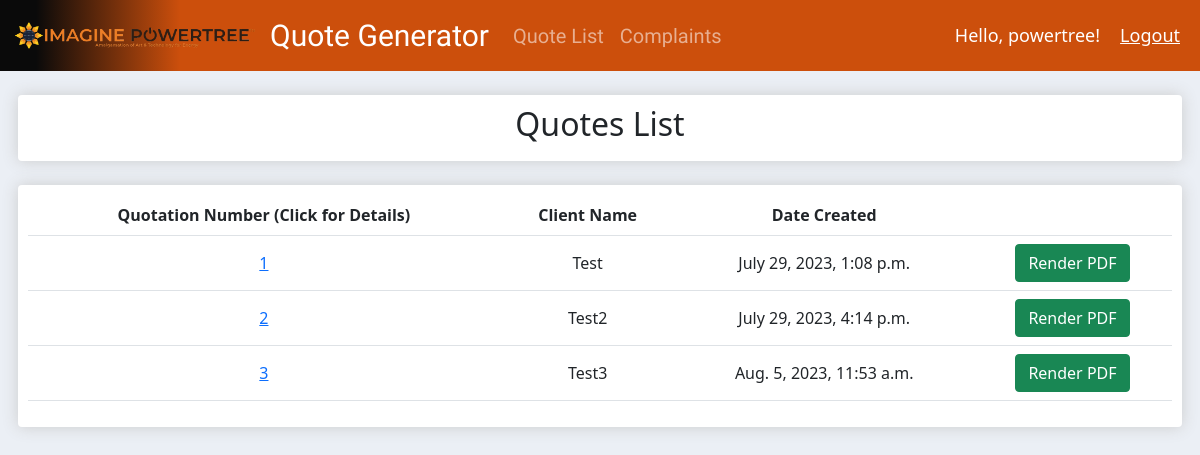
Before: /quotelist/ (signed in) with the older database file.
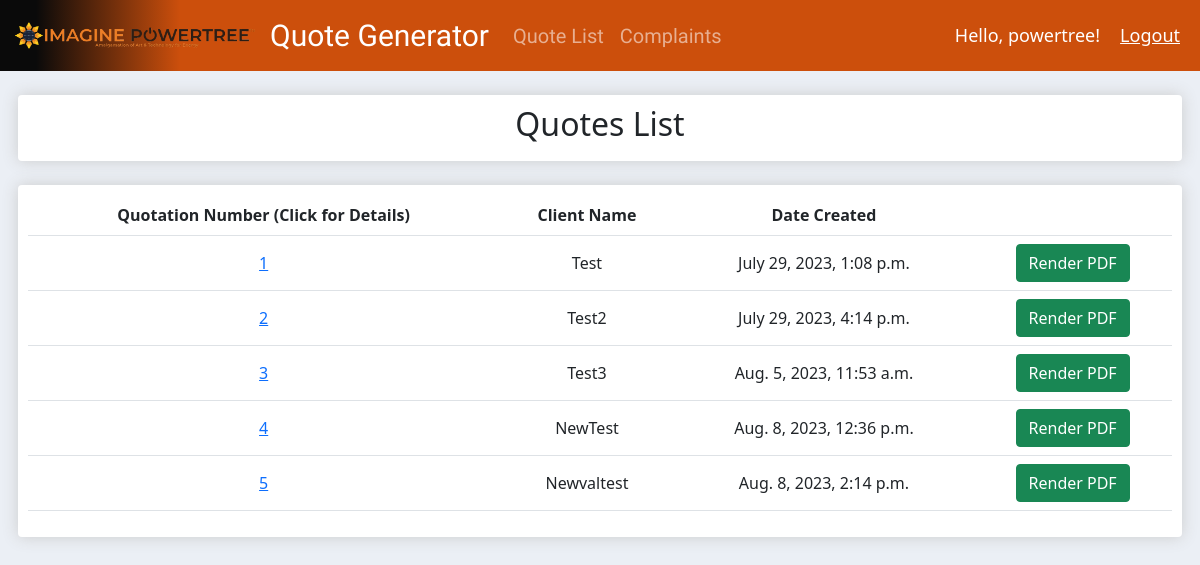
After: the same page with the newer database file.
### quoteform/models.py (models this page shows, shortened)
class QuoteDetails(models.Model):
    TREESYSTEMS = (
        ('Solar Rooftop System', 'Solar Rooftop System'),
        ('Solar Gazebo System', 'Solar Gazebo System'),
        ('Solar Hybrid System', 'Solar Hybrid System'),
    )
    MODULES = (
        ('Mono Bifacial - 330/335/340W', 'Mono Bifacial - 330/335/340W'),
        ('Mono Perc - 535/540/545W', 'Mono Perc - 535/540/545W'),
        ('Poly Crystalline - 535/540/545W', 'Poly Crystalline - 535/540/545W'),
    )
    PANELS = (
        ('Rayzon', 'Rayzon'),
        ('Adani', 'Adani'),
        ('Goldi', 'Goldi'),
        ('Waree', 'Waree'),
        ('Pahal', 'Pahal'),
    )
    INVERTERS = (
        ('KSolare', 'KSolare'),
        ('Solaryaan', 'Solaryaan'),
        ('Solis', 'Solis'),
        ('Polycab', 'Polycab'),
        ('Sofar', 'Sofar'),
        ('Sungrow', 'Sungrow'),
        ('GrowWATT', 'GrowWATT'),
    )
    name = models.CharField(max_length = 500, null = True)
    whatsapp = models.CharField(max_length = 15, null = True)
    location = models.CharField(max_length = 100, null = True)
    email = models.CharField(max_length = 100, null = True, blank = True)
    treesystem = models.TextField(max_length = 50, choices = TREESYSTEMS, default = 'Choose Tree System...')
    capacity = models.IntegerField(null = True)
    module = models.TextField(max_length = 50, choices = MODULES, default = 'Choose Module...')
    panel = MultiSelectField(choices = PANELS, max_choices = 4, max_length = 100)
    inverter = MultiSelectField(choices = INVERTERS, max_choices = 7, max_length = 100)
    price = models.FloatField(null = True)
    discount = models.IntegerField(default = 0, null = True, blank = True)
    additional = models.FloatField(default = 0, null = True, blank = True)
    revision = models.FloatField(null = True)
    created_date = models.DateTimeField(default = timezone.now, null = True)
    revision_date = models.DateTimeField(auto_now_add = True, null = True)

### quoteform/views.py (the view)
# urls.py: path('quotelist/', views.quoteList, name = "quotelist"),
@login_required(login_url = 'login')
def quoteList(request):
    quotes = QuoteDetails.objects.all().order_by('created_date')
    context = {'quotes': quotes}
    return render(request, 'quoteform/quotelist.html', context)

### quoteform/templates/quoteform/quotelist.html
{% extends 'quoteform/base.html' %}
{% block content %}
{% load static %}
{% include 'quoteform/navbar.html' %}
<br>
<div class="row" style="margin-left: 0.5%; margin-right: 0.5%;">
    <div class="col-lg-12">
        <div class="box-element">
            <h2 style="text-align: center;">Quotes List</h2>
        </div>
        <br>
        <div class="box-element" style="text-align: center;">
            <table class="table align-middle">
                <tbody>
                    <tr>
                        <th>Quotation Number (Click for Details)</th>
                        <th>Client Name</th>
                        <th>Date Created</th>
                        <th></th>
                    </tr>
                    {% for quote in quotes %}
                    <tr>
                        <td><a href="{% url 'quotedetail' pk=quote.pk %}">{{quote.id}}</a></td>
                        <td>{{quote.name}}</td>
                        <td>{{quote.created_date}}</td>
                        <td><a style="text-decoration: none; color: white;" href="{% url 'renderpdf' pk=quote.pk %}"><button class="btn btn-success">Render PDF</button></a></td>
                    </tr>
                    {% endfor %}
                </tbody>
            </table>
        </div>
    </div>
</div>
{% endblock %}

### quoteform/templates/quoteform/base.html (shortened to what this page needs)
{% load static %}
<!DOCTYPE html>
<html>
    <head>
        <link href="https://cdn.jsdelivr.net/npm/bootstrap@5.0.2/dist/css/bootstrap.min.css" rel="stylesheet">
        <link rel="stylesheet" type="text/css" href="{% static '/css/main.css' %}">
    </head>
    <body>
        {% block content %}
        {% endblock %}
    </body>
</html>

### quoteform/templates/quoteform/navbar.html (shortened to what this page needs)
{% load static %}
<nav class="navbar navbar-expand-lg navbar-dark navbar-expand" style= "background: linear-gradient(90deg, rgb(10, 10, 10) 3%, rgb(204, 79, 12) 15%)" >
    <img src="{% static '/images/PowerTreeLogo.png' %} " width="20%" height="20%" style="margin-left: 15px; margin-right: 15px;">
    <a class="navbar-brand" style="text-align: center; font-family: 'Ubuntu', sans-serif; font-size: 30px; text-align: center;" href="{% url 'quoteform' %}">Quote Generator</a>
    <div class="collapse navbar-collapse" id="navbarNav">
        <ul class="navbar-nav">
          <li class="nav-item active" style="text-align: center; font-family: 'Ubuntu', sans-serif; font-size: 20px; text-align: center; color: #ffffff;">
            <a class="nav-link" href="{% url 'quotelist' %}">Quote List</a>
          </li>
          <li class="nav-item active" style="text-align: center; font-family: 'Ubuntu', sans-serif; font-size: 20px; text-align: center; color: #ffffff;">
            <a class="nav-link" href="{% url 'showcsv' %}">Complaints</a>
          </li>
        </ul>
    </div>
    <span class="hello-msg">Hello, {{request.user}}!</span>
    <span><a class="hello-msg" href="{% url 'logout' %}">Logout</a></span>
</nav>

### static/css/main.css (style rules this page uses)
html { margin: 0; padding: 0; }
body { background-color: #ebeff5; margin: 0; padding: 0; }
.box-element { box-shadow:hsl(0, 0%, 80%) 0 0 16px; background-color: #fff; border-radius: 4px; padding: 10px; }

### quoteform/templates/quoteform/navbar.html (style rules this page uses)
.hello-msg { font-size: 18px; color: #ffffff; margin-right: 20px; }

Changed rows visible on the page:
added QuoteDetails: id "4", name "NewTest", created_date "Aug. 8, 2023, 12:36 p.m."
added QuoteDetails: id "5", name "Newvaltest", created_date "Aug. 8, 2023, 2:14 p.m."
